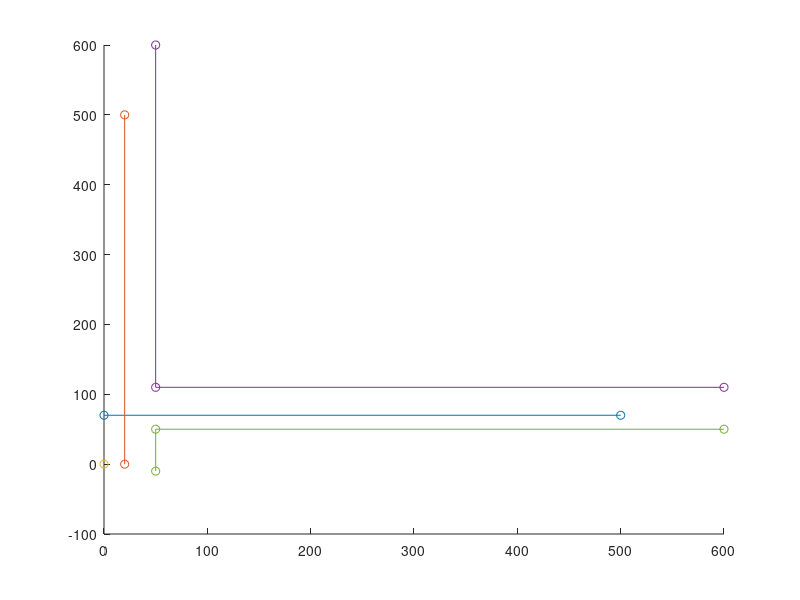

Source code (MATLAB): (Note: this script raises an error after producing the figure.)
close all;
clear;

figure; hold on; %grid on;

plot([0, 500], [70, 70], '-o')
plot([20, 20], [0, 500], '-o')
plot(0,0, 'o')
plot([50, 50, 600], [600, 110, 110], '-o')
plot([50, 50, 600], [-10, 50, 50], '-o')

%1 case, 1 point, only direct
%path gain is equal to (wavelength/4pi)^2 ((1/r)e^-jbetar)^2
%because transmitter is 0, 0, makes calculating easier

%todo: put path gain in own function?
%      how does diffraction work again lol

wavelength = 3*10^8/1000000000;
beta = 2*pi/wavelength;
x = 0; y = 70; R = sqrt(x^2 + y^2);
PG = (wavelength/4/pi)^2*abs(exp(-1i*beta*R)/R)^2;
n = 1;
Q1x = 50; Q1y = 50; Q2x = 50; Q2y = 110;

%AB, to 70 since Q1 blocks at that point
for x = 0:.05:500
    y = 70;
    xAB(n) = x;
    if x < 70
        R = sqrt(x^2 + y^2);
        incid = exp(-1i*beta*R)/R;
%         PG = (wavelength/4/pi)^2*abs(exp(-1i*beta*R)/R)^2;
%         PGAB(n) = PG;
    else
        incid = 0;
    end
    incidAB(n) = incid;
    
    %diff1 - diffraction due to Q1
    sp = sqrt(50^2 + 50^2); s = sqrt((Q1x - x)^2 + (Q1y - y)^2); phip = 90; 
    if x < 70
        phi = 180 - acos(20/s)/2/pi*180;
    elseif x == 70
        phi = 180;
    else
        phi = 180 + acos(20/s)/2/pi*180;
    end
    L = 1/wavelength*sp*s/(s+sp);
    [ds,dh] = wdc(L, phi, phip, 90, 1.5);
    diff1 = -sqrt(wavelength)*ds/sqrt(sp*s*(sp+s))*exp(-1i*beta*(sp+s));
    diff1AB(n) = diff1;
    
    %diff2 - diffraction due to Q2
    sp = sqrt(50^2+110^2); s = sqrt((Q2x - x)^2 + (Q2y - y)^2);
    
    %cw
    angle1 = 90 + asin(50/sp)/2/pi*180; angle2 = 90 + asin(50/s)/2/pi*180;
    
    %ccw
    %angle1 = 
    
    PG = (wavelength/4/pi)^2*abs(incid + diff1)^2;
    PGAB(n) = PG;
    n = n+1;
end

%CD
n = 1;
for y = 0:.05:500
    yCD(n) = y;
    x = 20;
    R = sqrt(x^2 + y^2);
    PG = (wavelength/4/pi)^2*abs(exp(-1i*beta*R)/R)^2;
    PGCD(n) = PG;
    
    n = n+1;
end

figure
PGABdB = 10*log10(PGAB);
plot(xAB, PGAB);

figure
PGCDdB = 10*log10(PGCD);
plot(yCD, PGCDdB);